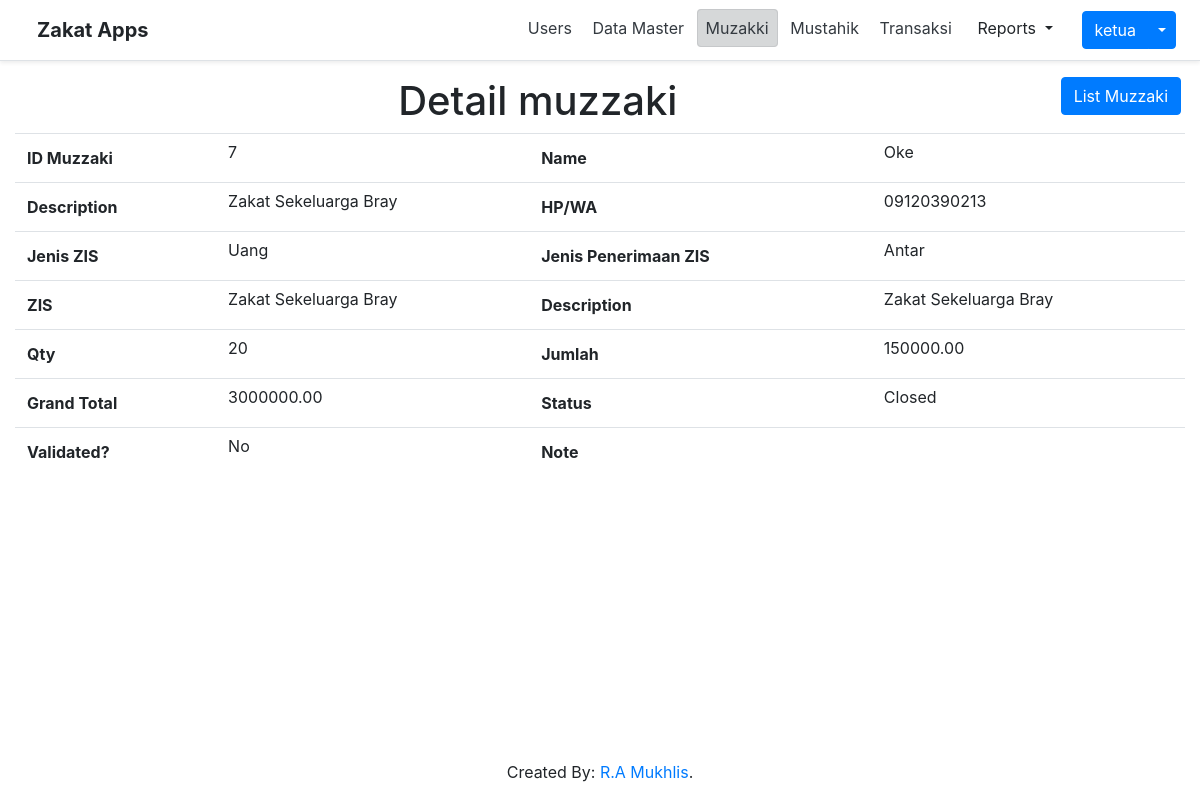
Screenshot of /index.php?page=muzakki&action=detail&id=7 (signed in) with the database file from the repository.
### tables this page shows
CREATE TABLE `muzakki` (
  `id` int(11) NOT NULL,
  `name` varchar(75) NOT NULL,
  `phone_number` varchar(25) NOT NULL,
  `type` varchar(25) NOT NULL,
  `receive_type` varchar(25) NOT NULL,
  `receive_date` datetime DEFAULT NULL,
  `master_id` int(11) NOT NULL,
  `description` varchar(512) NOT NULL,
  `qty` int(11) NOT NULL,
  `total` decimal(16,2) NOT NULL,
  `grand_total` decimal(16,2) NOT NULL,
  `is_validated` tinyint(1) NOT NULL DEFAULT 0,
  `status` varchar(10) NOT NULL,
  `created_by` int(11) NOT NULL,
  `created_date` datetime NOT NULL DEFAULT current_timestamp(),
  `updated_by` int(11) DEFAULT NULL,
  `updated_date` datetime DEFAULT NULL,
  `is_deleted` tinyint(1) NOT NULL DEFAULT 0
);

### muzakki/detail.php (the view, shortened to what this page needs)
<?php
    $id = isset($_GET['id']) ? $_GET['id'] : 0;
    $query = "
        SELECT * FROM muzakki WHERE id = '$id'
    ";
    $datas = $conn->query($query);
    $muzakki = $datas->fetch_assoc();
?>
<a href='index.php?page=muzakki' class="btn btn-primary mr-1 float-right">List Muzzaki</a>
<h1 class='text-center'>Detail muzzaki</h1>
<table class='table'>
    <tr>
        <th>ID Muzzaki</th>
        <td>
            <?php echo $muzakki['id'] ?>
        </td>
        <th>Name</th>
        <td>
            <?php echo $muzakki['name'] ?>
        </td>
    </tr>
    <tr>
        <th>Description</th>
        <td>
            <?php echo $muzakki['description'] ?>
        </td>
        <th>HP/WA</th>
        <td>
            <?php echo $muzakki['phone_number'] ?>
        </td>
    </tr>
    <tr>
        <th>Jenis ZIS</th>
        <td>
            <?php echo $muzakki['type'] ?>
        </td>
        <th>Jenis Penerimaan ZIS</th>
        <td>
            <?php echo $muzakki['receive_type'] ?>
        </td>
    </tr>
    <tr>
        <th>ZIS</th>
        <td>
            <?php echo $muzakki['description'] ?>
        </td>
        <th>Description</th>
        <td>
            <?php echo $muzakki['description'] ?>
        </td>
    </tr>
    <tr>
        <th>Qty</th>
        <td>
            <?php echo $muzakki['qty'] ?>
        </td>
        <th>Jumlah</th>
        <td>
            <?php echo $muzakki['total'] ?>
        </td>
    </tr>
    <tr>
        <th>Grand Total</th>
        <td>
            <?php echo $muzakki['grand_total'] ?>
        </td>
        <th>Status</th>
        <td>
            <?php echo $muzakki['status'] ?>
        </td>
    </tr>
    <tr>
        <th>Validated?</th>
        <td>
            <?php echo ($muzakki['is_validated'] == 0 ? "No" : "Yes") ?>
        </td>
        <th>Note</th>
        <td>
        </td>
    </tr>
</table>

### assets/css/table.css (style rules this page uses)
.table tr td { padding: 0.5%; }

### rows the page displays
muzakki: id "7", name "Oke", description "Zakat Sekeluarga Bray", phone_number "09120390213", type "Uang", receive_type "Antar", qty "20", total "150000.00", grand_total "3000000.00", status "Closed"

### other values shown
$username "ketua"
